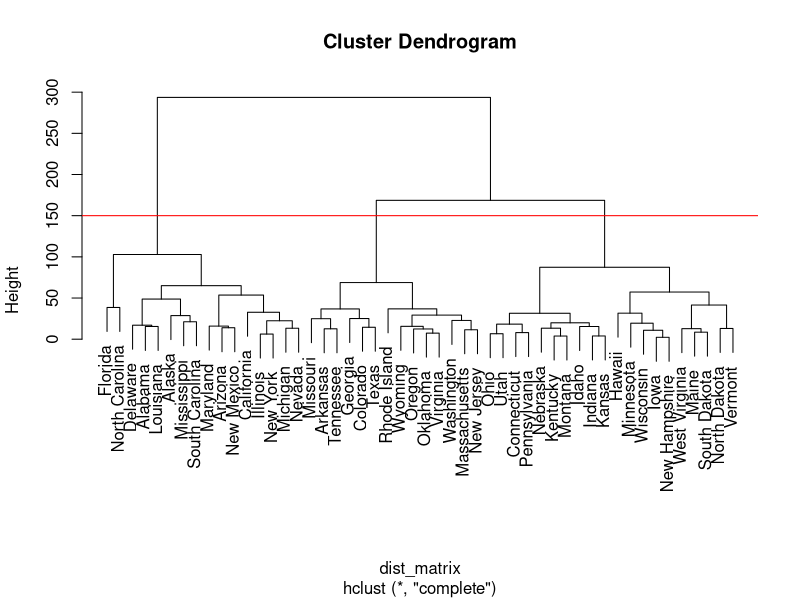

Recreate this plot in R.
# define the USArrests as the dataset
ds <- USArrests

# calculate the Euclidian matrix
dist_matrix <- dist(ds)

# PART A - cluster the states using hierarchical clustering w/ complete linkage
hclust.complete <- hclust(dist_matrix, method = "complete")

# PART B - plot the cluster and cut the dendogram that results in three distinct clusters
# here, at height=150, it results in three distinct clusters
plot(hclust.complete)
abline(h = 150, col = "red")

# get the states on each clusters
cutree(hclust.complete, k=1)
cutree(hclust.complete, k=2)
cutree(hclust.complete, k=3)

